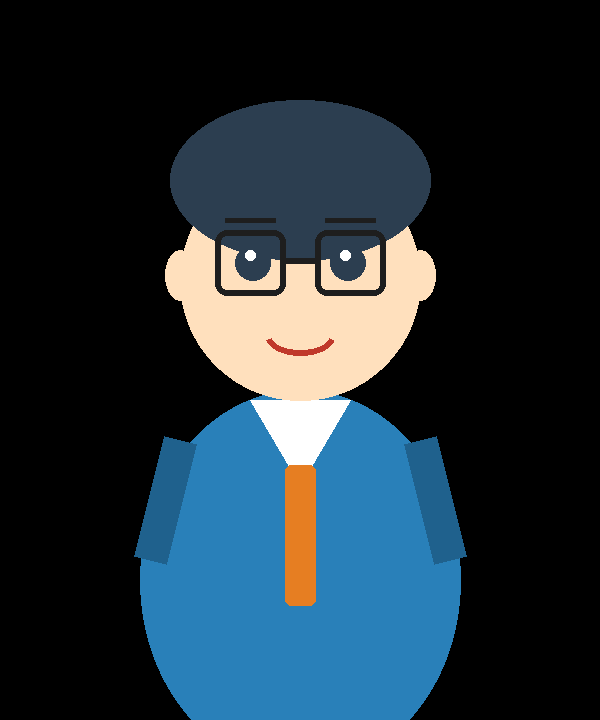
#> input picture assets/images/char_neutral_closed.png, 600 x 720 px
$ python -i image_fetcher.py   (imports and definitions only)
#> lines starting #> are read from the running program, lines starting #| are printed output that depends on the picture
### config.py
"""
Configuration module for Automated Short-Form Comparison Video Pipeline (9:16 Vertical).
Handles canvas layout, colors, typography, coordinates, and directory paths.
"""

from dataclasses import dataclass, field
from pathlib import Path
from typing import Dict, Optional, Tuple
import os
import sys
from dotenv import load_dotenv

load_dotenv()

# Base Directories
BASE_DIR = Path(__file__).resolve().parent
if str(BASE_DIR) not in sys.path:
    sys.path.insert(0, str(BASE_DIR))

ASSETS_DIR = BASE_DIR / "assets"
IMAGES_DIR = ASSETS_DIR / "images"
FONTS_DIR = ASSETS_DIR / "fonts"
FONT_BOLD = FONTS_DIR / "Kanit-Bold.ttf"
FONT_REGULAR = FONTS_DIR / "Sarabun-Bold.ttf"
SCRIPTS_DIR = ASSETS_DIR / "scripts"
AUDIO_DIR = ASSETS_DIR / "audio"
OUTPUT_DIR = BASE_DIR / "output"
TEMP_DIR = BASE_DIR / "temp"

for d in [ASSETS_DIR, IMAGES_DIR, FONTS_DIR, SCRIPTS_DIR, AUDIO_DIR, OUTPUT_DIR, TEMP_DIR]:
    d.mkdir(parents=True, exist_ok=True)

# Canvas & Video Settings
CANVAS_WIDTH = 1080
CANVAS_HEIGHT = 1920
FPS = 30

# Colors (RGB Tuples & Hex)
COLOR_BG_CREAM = (245, 242, 235)       # Minimalist solid warm cream (#F5F2EB)
COLOR_WHITE = (255, 255, 255)
COLOR_TEXT_DARK = (31, 31, 31)         # Dark charcoal (#1F1F1F)
COLOR_BORDER_DEFAULT = (216, 211, 200) # Subtle warm gray (#D8D3C8)
COLOR_HIGHLIGHT_LIME = (50, 205, 50)   # Bright lime-green (#32CD32)
COLOR_CARD_SUBTITLE = (255, 255, 255, 240) # Semi-transparent white card
COLOR_BADGE_A = (235, 87, 87)          # Reddish coral for Item A badge
COLOR_BADGE_B = (47, 128, 237)         # Sky blue for Item B badge
COLOR_TOPIC_BADGE = (40, 40, 40)       # Dark charcoal topic pill

# Layout Coordinates (1080 x 1920 Canvas)
# Top Topic Header
TOPIC_BOX = {
    "x": 60,
    "y": 60,
    "w": 960,
    "h": 70,
    "radius": 35
}

# Top Section: Paper-Sticker Labels Above Boxes (Y: 110 to 205)
LABEL_A_RECT = {"x": 30, "y": 110, "w": 490, "h": 95}
LABEL_B_RECT = {"x": 560, "y": 110, "w": 490, "h": 95}

# Comparison Product Boxes (Y: 220 to 680)
BOX_A_RECT = {
    "x": 30,
    "y": 220,
    "w": 490,
    "h": 460,
    "radius": 24
}

BOX_B_RECT = {
    "x": 560,
    "y": 220,
    "w": 490,
    "h": 460,
    "radius": 24
}

# Border dimensions
BORDER_WIDTH_DEFAULT = 4
BORDER_WIDTH_ACTIVE = 10

# Middle Section - Dynamic Thai Subtitles (Y: 710 to 900)
SUBTITLE_BOX = {
    "x": 60,
    "y": 710,
    "w": 960,
    "h": 190,
    "radius": 22
}

# Bottom Section - Full-Body 2D Character Cutout (Elevated & Ground-Anchored)
CHARACTER_BOX = {
    "center_x": 540,
    "ground_y": 1780,
    "max_width": 820,
    "max_height": 850
}

# Inter-segment silence gap for TTS (seconds)
TTS_SILENCE_GAP = 0.25

# Font Finder
# [33 lines left out: functions get_font_path, get_regular_font_path, not called in this run]

# Watermark Safe Zones for 9:16 vertical canvas (avoids Header, Boxes, Subtitles, Mascot & Platform UI)
WATERMARK_SAFE_ZONES = [
    {"name": "top_left", "x": 60, "y": 140},
    {"name": "top_right", "x": 820, "y": 140},
    {"name": "mid_left", "x": 60, "y": 1070},
    {"name": "mid_right", "x": 820, "y": 1070},
]

PROFILE_FILE = BASE_DIR / "channel_profile.json"

DEFAULT_CHANNEL_PROFILE = {
    "channel_name": "VSIFY",
    "tagline": "See Both. Know Better.",
    "watermark_text": "@vsify.official",
    "watermark_opacity": 0.75,
    "default_outro_cta": "ถ้าอยากเลือกให้ชัวร์และรู้ลึกกว่าเดิม อย่าลืมกดติดตาม VSIFY ไว้นะครับ! See Both. Know Better.",
    "default_affiliate_a": "https://shopee.co.th",
    "default_affiliate_b": "https://shopee.co.th",
    "logo_path": "",
    "default_voice": "edge_niwat",
    "default_emotion": "viral",
    "default_rate": "+10%",
    "default_pitch": "+2Hz",
    "default_enable_bgm": True,
    "default_bgm_vol": 0.12,
    "default_enable_sfx": True,
    "default_bg_mode": "color",
    "default_bg_color": "#F5F2EB",
    "default_highlight_color": "#32CD32",
    "default_anim_style": "pointer_and_border",
    "default_char_mode": "builtin",
    "char_single_path": "",
    "char_mouth_closed": "",
    "char_mouth_open": "",
    "char_gif_path": "",
    "char_pose_think": "",
    "char_pose_think_open": "",
    "char_pose_a": "",
    "char_pose_a_open": "",
    "char_pose_b": "",
    "char_pose_b_open": "",
    "char_pose_neutral": "",
    "char_pose_neutral_open": "",
    "default_image_mode": "ai_cartoon",  # "ai_cartoon" | "web_search" | "minimal_card"
    "default_art_style": "3d_pixar",    # "3d_pixar" | "2d_flat" | "ghibli" | "claymation" | "cyberpunk"
    "default_subtitle_style": "clean_floating",  # "clean_floating" (ไร้กรอบ เหลือแต่ตัวหนังสือ) | "paper_card" (การ์ดสติกเกอร์)
    "default_subtitle_anim": "typewriter",      # "typewriter" (พิมพ์ทีละตัวตามเสียง) | "sentence_pop" (มาทั้งประโยค)
    # Animated Mascot (MP4/GIF per pose)
    "char_video_think": "",
    "char_video_a": "",
    "char_video_b": "",
    "char_video_neutral": "",
}

# [102 lines left out: functions load_channel_profile, save_channel_profile, get_active_character_assets, not called in this run]

# Auto-delegation if Streamlit Cloud or user executes config.py as main entrypoint
# [7 lines that do not run on import are left out]

### image_fetcher.py
"""
Automated Free Image Fetcher & Minimal Badge Generator for Items A & B.
Features:
1. Wikimedia Commons API: Searches high-resolution free images without API keys.
2. DuckDuckGo image search fallback.
3. Minimalist Typography Card Generator: If no image found or for abstract topics
   (e.g., 'กองทัพ', 'การศึกษา', 'GDP'), creates a clean, modern, high-contrast 1:1 badge.
"""

import json
import os
from pathlib import Path
import re
from typing import Optional
import urllib.parse
import urllib.request
from PIL import Image, ImageDraw, ImageFont

from config import ASSETS_DIR, IMAGES_DIR, TEMP_DIR, FONT_REGULAR, FONT_BOLD


# [9 lines left out: function _get_font, not called in this run]


from collections import deque
import numpy as np


# [200 lines left out: functions remove_fake_checkerboard_bg, translate_to_english_subject, search_wikimedia_image, not called in this run]


CARTOON_STYLES = {
    "3d_pixar": {
        "name": "✨ 3D Pixar / Cute 3D (อนิเมชั่น 3 มิติ สตูดิโอคลีน)",
        "prompt": "3D cute stylized studio product render of {name}, single centered product item, vibrant glossy pastel colors, Pixar 3D animation style, clean white plain studio background, smooth spotlight, octane render, sharp focus, 4k, no people, no text",
    },
    "2d_flat": {
        "name": "🎨 2D Flat Vector (การ์ตูนเวกเตอร์ มินิมอล สีสดใส)",
        "prompt": "Modern 2D flat vector cartoon sticker illustration of {name}, single centered item, cute kawaii icon, minimalist clean line art, bold pastel colors, solid white isolated background, graphic design, no people, no text",
    },
    "ghibli": {
        "name": "🍃 Studio Ghibli (ลายเส้นอนิเมะ อบอุ่น นุ่มนวล ละมุนตา)",
        "prompt": "Studio Ghibli aesthetic hand-drawn anime illustration of {name}, Hayao Miyazaki style, charming food and object art, soft watercolor lighting, centered single item, clean plain light background, no text",
    },
    "claymation": {
        "name": "🧸 Claymation / Stop-Motion (ดินน้ำมันปั้น 3D น่ารัก)",
        "prompt": "Cute claymation plasticine clay sculpture miniature of {name}, stop-motion aesthetic, handmade craft texture, centered single product, soft warm studio lighting, plain white background, Aardman style, no text",
    },
    "cyberpunk": {
        "name": "⚡ Cyberpunk / Neon Glow (ไซเบอร์พังก์ นีออน สตรีทล้ำยุค)",
        "prompt": "Stylized futuristic cyberpunk 3D icon of {name}, glowing neon accents, synthwave aesthetic, sleek high-tech edges, centered single product, clean dark-studio isolated render, 4k, no text",
    },
}


# [81 lines left out: functions generate_ai_cartoon_image, search_duckduckgo_image, not called in this run]


def download_and_crop_square(image_url: str, output_path: Path, target_size: int = 500) -> Optional[Path]:
    """Downloads an image and center-crops it into a high-res 1:1 square PNG."""
    output_path.parent.mkdir(parents=True, exist_ok=True)
    headers = {"User-Agent": "Mozilla/5.0 (Windows NT 10.0; Win64; x64)"}
    temp_dl = output_path.parent / f"raw_{output_path.name}"

    try:
        req = urllib.request.Request(image_url, headers=headers)
        with urllib.request.urlopen(req, timeout=10) as resp, open(temp_dl, "wb") as f:
            f.write(resp.read())

        with Image.open(temp_dl) as img:
            img = img.convert("RGBA")
            w, h = img.size
            min_dim = min(w, h)
            left = (w - min_dim) // 2
            top = (h - min_dim) // 2
            cropped = img.crop((left, top, left + min_dim, top + min_dim))
            resized = cropped.resize((target_size, target_size), Image.Resampling.LANCZOS)
            resized.save(output_path, "PNG")

        if temp_dl.exists():
            temp_dl.unlink()
        return output_path
    except Exception:
        if temp_dl.exists():
            temp_dl.unlink()
        return None


# [118 lines left out: functions generate_fallback_badge, auto_fetch_or_create_image, not called in this run]

>>> import cv2
>>> picture = cv2.imread('assets/images/char_neutral_closed.png', cv2.IMREAD_GRAYSCALE)
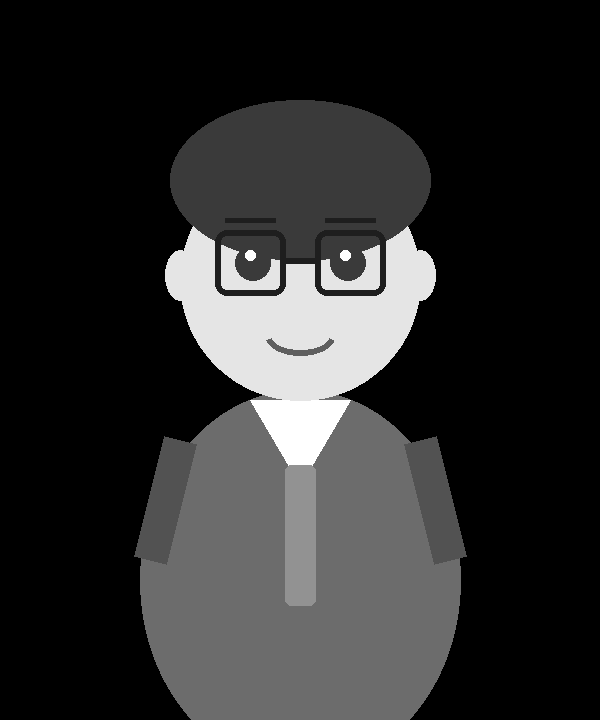
#> picture: shape (720, 600); min 0, max 255, mean 43.4
>>> result = download_and_crop_square(picture, 'out.png')
#> (the run stopped early here; a loop or call above may not have finished)
